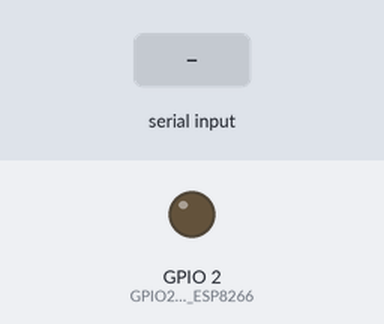
Bench run of a sketch on a simulated ESP8266 (NodeMCU). Parts: output pins drawn as LEDs (lit = HIGH). The test bench sets the inputs (shaded band). WiFi joins after 1.5 s; servers stay silent unless stated; what the sketch prints to the serial monitor is not drawn.

Above: at 2.9 s.
3.0 s: "1\n" received over Serial
At 4.3 s:
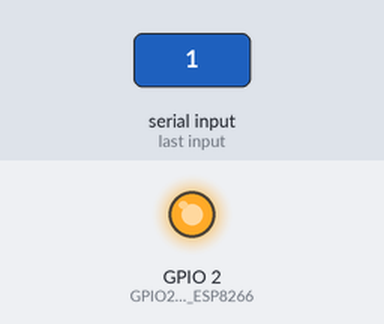
Timing chart, 0 to 6.0 s (numbered marks = the images above; inputs shaded):
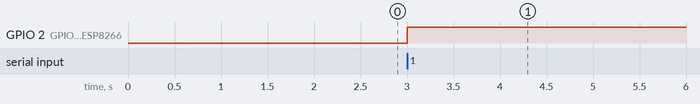

The sketch:

esp01_final.ino
```cpp
/*
 * === AUTO-ANNOTATED FOR BEGINNERS ===
 * Comment before each code line explains purpose.
 * Target: ESP-01 (ESP8266) board.
 */

// Existing comment from original code: last update
//last update
// Include WiFi library for ESP8266 boards to manage WiFi connection
#include <ESP8266WiFi.h>
// (blank line for readability)

// Existing comment from original code: Updated network and server settings
// Updated network and server settings
// Code execution line
const char* ssid = "wifi_123";       // WiFi SSID
// Code execution line
const char* password = "kalana123";  // WiFi password
// Code execution line
const char* host = "192.168.43.20";  // Python server IP
// Code execution line
const int port = 8888;               // Port for TCP server
// (blank line for readability)

// Execute statement
WiFiClient client;
// (blank line for readability)

// setup(): runs once after boot/reset; initialize hardware and connections here
void setup() {
// Initialize serial communication for debugging at given baud rate
  Serial.begin(9600);  // For debugging (Serial Monitor)
// (blank line for readability)

// Set pin mode as INPUT, INPUT_PULLUP, or OUTPUT
  pinMode(2, OUTPUT);  // GPIO2 is D4 in ESP8266 (used for LED or other output)
// (blank line for readability)

// Call WiFi library function
  Serial.println("Connecting to WiFi...");
// Connect to WiFi network with given credentials
  WiFi.begin(ssid, password);
// (blank line for readability)

// Existing comment from original code: Wait for WiFi connection
  // Wait for WiFi connection
// Call WiFi library function
  while (WiFi.status() != WL_CONNECTED) {
// Execute statement
    delay(500);
// Execute statement
    Serial.print(".");
// End of a block
  }
// (blank line for readability)

// Execute statement
  Serial.println("\nWiFi connected. IP address: ");
// Call WiFi library function
  Serial.println(WiFi.localIP());
// (blank line for readability)

// Existing comment from original code: Connect to the Python server
  // Connect to the Python server
// Start of a block
  if (client.connect(host, port)) {
// Execute statement
    Serial.println("Connected to Python server");
// Code execution line
    client.println("esp01");  // Send identification to the server
// Start of a block
  } else {
// Execute statement
    Serial.println("Connection to server failed");
// End of a block
  }
// End of a block
}
// (blank line for readability)

// loop(): runs repeatedly; main logic here
void loop() {
// Existing comment from original code: Check if data is coming from Mega (Serial1)
  // Check if data is coming from Mega (Serial1)
// Start of a block
  if (Serial.available()) {
// Write HIGH or LOW to a digital output pin
    digitalWrite(2, HIGH);  // Example: Turn on LED when data is received from Mega
// Execute statement
    String msg = Serial.readStringUntil('\n');
// Execute statement
    msg.trim();
// Start of a block
    if (msg.length() > 0 && client.connected()) {
// Execute statement
      client.println("[Mega] " + msg);
// Existing comment from original code: Serial.println("Sent to server: " + msg);
     // Serial.println("Sent to server: " + msg);
// End of a block
    }
// End of a block
  }
// (blank line for readability)

// Existing comment from original code: Check if server sent data to ESP01
  // Check if server sent data to ESP01
// Start of a block
  if (client.available()) {
// Execute statement
    String fromServer = client.readStringUntil('\n');
// Execute statement
    fromServer.trim();
// Start of a block
    if (fromServer.length() > 0) {
// Existing comment from original code: Serial.println("From server: " + fromServer);
      //Serial.println("From server: " + fromServer);
// Code execution line
      Serial.println(fromServer);  // Forward to Mega via Serial1
// End of a block
    }
// End of a block
  }
// (blank line for readability)

// Existing comment from original code: If the server disconnects, try reconnecting
  // If the server disconnects, try reconnecting
// Start of a block
  if (!client.connected()) {
// Call server object to manage HTTP requests/responses
    Serial.println("Disconnected from server. Reconnecting...");
// Execute statement
    client.stop();
// Code execution line
    delay(5000);  // Wait for 5 seconds before reconnecting
// Start of a block
    if (client.connect(host, port)) {
// Execute statement
      Serial.println("Reconnected to Python server");
// Execute statement
      client.println("esp01");
// End of a block
    }
// End of a block
  }
// (blank line for readability)

// Code execution line
  delay(10);  // Small delay for stability
// End of a block
}
```

Measured:
- after the input at 3.0 s, GPIO 2 (GPIO2_is_D4_in_ESP8266): LOW → HIGH at once
